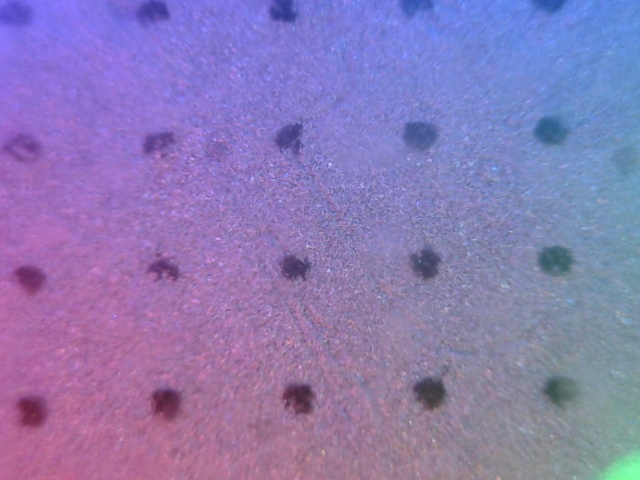
#> input picture gelsight_heightmap_reconstruction-master/python_version/test_data/ref.jpg, 640 x 480 px
$ python -i test_poisson.py   (imports and definitions only)
#> lines starting #> are read from the running program, lines starting #| are printed output that depends on the picture; after the words box and inside, x2 and y2 are one past the last pixel; in counts of white or black regions, pixels touching at a corner belong together
#> further down, picture is the input picture: shape (480, 640, 3); mean B, G, R 180.7, 123, 139.8
import numpy as np
from scipy.io import loadmat
from mpl_toolkits.mplot3d import Axes3D
from matplotlib import cm
from matplotlib.ticker import LinearLocator, FormatStrFormatter
from fast_poisson import fast_poisson
import cv2
import matplotlib.pyplot as plt
#from fast_poisson import poisson_reconstruct.
from calibration import calibration
import time
import pdb
import matplotlib.pyplot as plt
from mpl_toolkits.mplot3d import Axes3D

# [65 lines left out: functions matching, matching_v2, show_depth, contact_detection, not called in this run]

def marker_detection(raw_image_blur):
    m, n = raw_image_blur.shape[1], raw_image_blur.shape[0]
#> m = 640; n = 480
    raw_image_blur = cv2.pyrDown(raw_image_blur).astype(np.float32)
    ref_blur = cv2.GaussianBlur(raw_image_blur, (25, 25), 0)
    diff = ref_blur - raw_image_blur
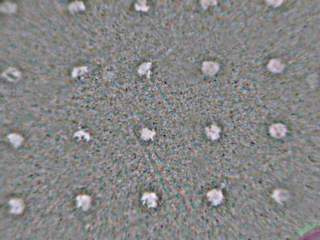
#> diff: shape (240, 320, 3) float32; mean of channels 0, 1, 2 0, 0, 0; drawn with min black and max white
    diff *= 16.0
    # cv2.imshow('blur2', blur.astype(np.uint8))
    # cv2.waitKey(1)
    diff[diff < 0.] = 0.
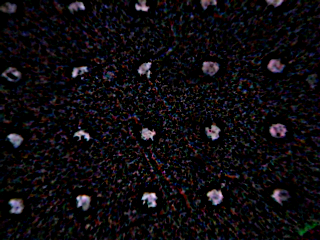
#> diff: shape (240, 320, 3) float32; mean of channels 0, 1, 2 38.8, 30.1, 36.4; drawn with min black and max white
    diff[diff > 255.] = 255.
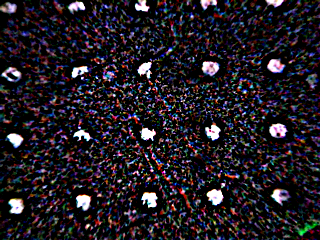
#> diff: shape (240, 320, 3) float32; 2.71% of pixels changed, all inside (x1, y1, x2, y2) = (3, 0, 313, 234); drawn as B, G, R

    # [5 lines of commented-out code are left out]
    mask_b = diff[:, :, 0] > 150
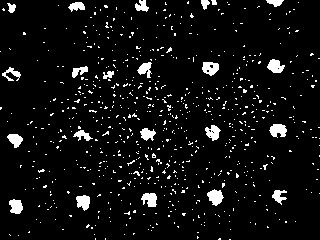
#> mask_b: shape (240, 320) bool; 6.1% white; 709 white regions (687 under 20 px), largest, box (x1, y1, x2, y2) and area: (207, 189, 224, 206) 183, (269, 124, 287, 138) 177, (202, 62, 219, 76) 169
    mask_g = diff[:, :, 1] > 150
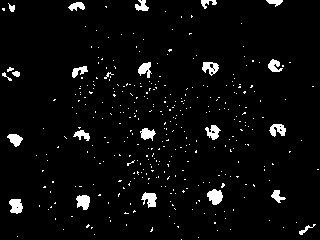
#> mask_g: shape (240, 320) bool; 4% white; 358 white regions (334 under 20 px), largest, box (x1, y1, x2, y2) and area: (207, 189, 223, 205) 178, (9, 199, 23, 214) 159, (141, 192, 157, 208) 158
    mask_r = diff[:, :, 2] > 150
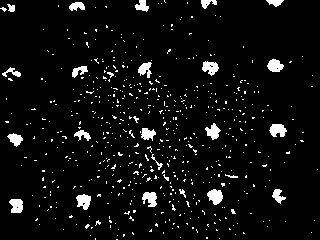
#> mask_r: shape (240, 320) bool; 5.5% white; 571 white regions (547 under 20 px), largest, box (x1, y1, x2, y2) and area: (207, 189, 223, 205) 175, (269, 124, 287, 137) 169, (76, 194, 91, 210) 163
    mask = (mask_b*mask_g + mask_b*mask_r + mask_g*mask_r)>0
#> mask: shape (240, 320) bool; 4.4% white; 452 white regions (431 under 20 px), largest, box (x1, y1, x2, y2) and area: (207, 189, 223, 205) 177, (269, 124, 287, 137) 166, (141, 192, 157, 207) 161
    # cv2.imshow('mask', mask.astype(np.uint8) * 255)
    # cv2.waitKey(1)
    mask = cv2.resize(mask.astype(np.uint8), (m, n))
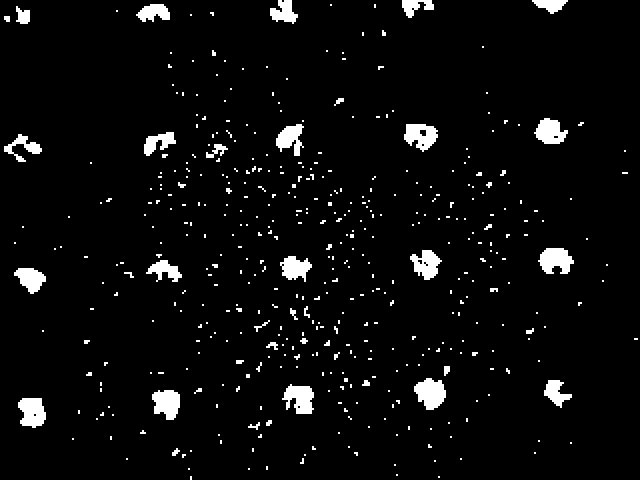
#> mask: shape (480, 640); values 0 (black) and 1 (white), 4.4% white; 452 white regions (394 under 20 px), largest, box (x1, y1, x2, y2) and area: (414, 378, 446, 410) 708, (538, 248, 574, 274) 664, (282, 384, 314, 414) 644
    return mask

# [6 lines left out: function make_kernal, not called in this run]
#

# [62 lines not run here, left out]
   # [5 lines of commented-out code are left out]


>>> import cv2
>>> picture = cv2.imread('test_data/ref.jpg')
>>> result = marker_detection(picture)

$ run again, on gelsight_heightmap_reconstruction-master/python_version/test_data/sample_3.jpg
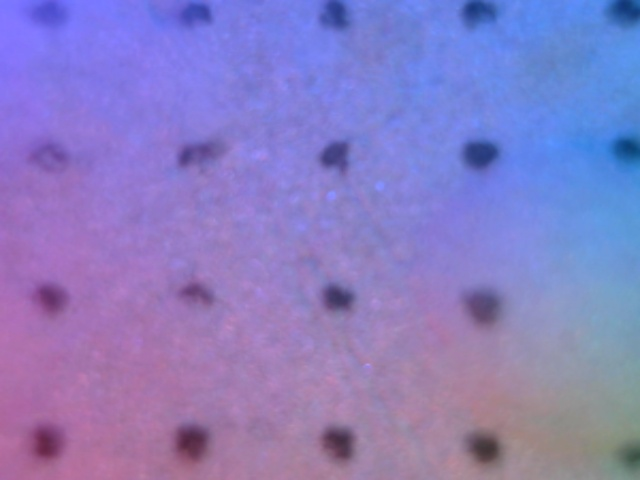
#> input picture gelsight_heightmap_reconstruction-master/python_version/test_data/sample_3.jpg, 640 x 480 px
#> picture is the input picture: shape (480, 640, 3); mean B, G, R 195, 125.4, 137
#> in marker_detection, `diff[diff > 255.] = 255.`:
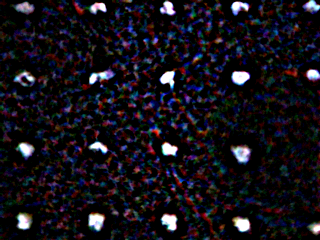
#> diff: shape (240, 320, 3) float32; mean of channels 0, 1, 2 25.2, 17.9, 21.1; drawn as B, G, R
#> mask_b: shape (240, 320) bool; 3.6% white; 80 white regions (61 under 20 px), largest, box (x1, y1, x2, y2) and area: (232, 71, 250, 85) 190, (232, 147, 250, 163) 186, (89, 215, 104, 231) 180
#> mask_g: shape (240, 320) bool; 2.8% white; 25 white regions (7 under 20 px), largest, box (x1, y1, x2, y2) and area: (89, 214, 104, 230) 173, (161, 215, 177, 230) 168, (232, 72, 249, 85) 163
#> mask_r: shape (240, 320) bool; 2.9% white; 37 white regions (16 under 20 px), largest, box (x1, y1, x2, y2) and area: (89, 214, 104, 230) 174, (162, 214, 177, 230) 164, (232, 71, 249, 84) 163
#> in marker_detection, `mask = cv2.resize(mask.astype(np.uint8), (m, n))`:
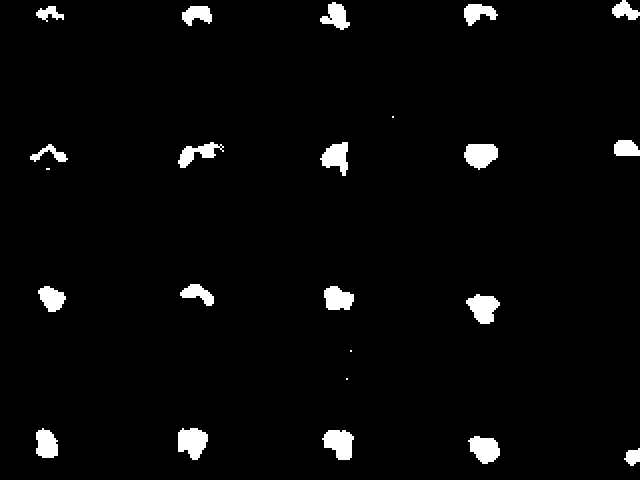
#> mask: shape (480, 640); values 0 (black) and 1 (white), 3% white; 23 white regions (4 under 20 px), largest, box (x1, y1, x2, y2) and area: (178, 428, 208, 460) 700, (322, 430, 354, 460) 676, (464, 144, 498, 170) 664

$ run again, on gelsight_heightmap_reconstruction-master/python_version/test_data/sample_4.jpg
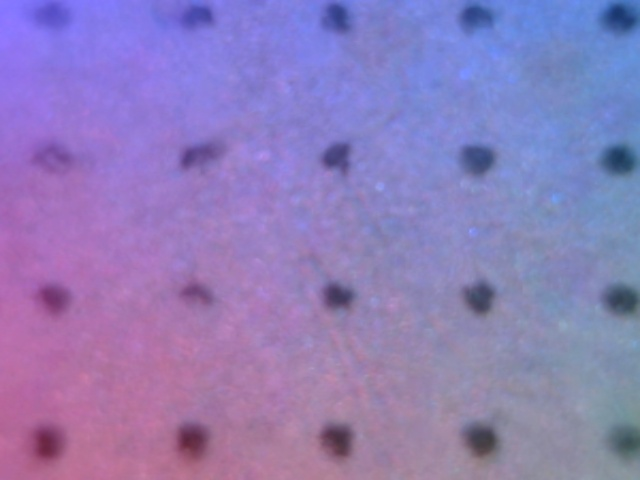
#> input picture gelsight_heightmap_reconstruction-master/python_version/test_data/sample_4.jpg, 640 x 480 px
#> picture is the input picture: shape (480, 640, 3); mean B, G, R 186.4, 125.3, 143.3
#> in marker_detection, `diff[diff > 255.] = 255.`:
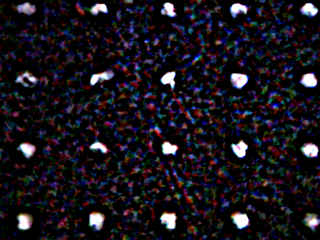
#> diff: shape (240, 320, 3) float32; mean of channels 0, 1, 2 27.4, 20.3, 24; drawn as B, G, R
#> mask_b: shape (240, 320) bool; 4% white; 92 white regions (70 under 20 px), largest, box (x1, y1, x2, y2) and area: (231, 73, 249, 88) 191, (232, 141, 248, 158) 177, (233, 213, 249, 229) 176
#> mask_g: shape (240, 320) bool; 3.1% white; 27 white regions (7 under 20 px), largest, box (x1, y1, x2, y2) and area: (160, 213, 176, 229) 170, (232, 214, 248, 229) 169, (231, 73, 247, 88) 156
#> mask_r: shape (240, 320) bool; 3.4% white; 48 white regions (28 under 20 px), largest, box (x1, y1, x2, y2) and area: (232, 213, 249, 228) 173, (161, 213, 176, 229) 169, (232, 73, 247, 88) 162
#> in marker_detection, `mask = cv2.resize(mask.astype(np.uint8), (m, n))`:
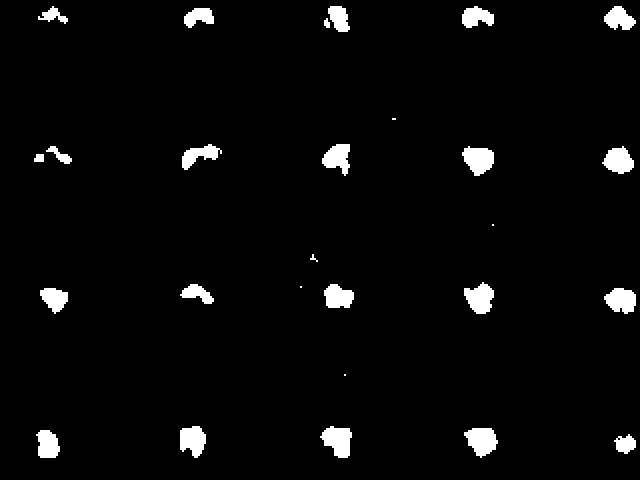
#> mask: shape (480, 640); values 0 (black) and 1 (white), 3.3% white; 27 white regions (4 under 20 px), largest, box (x1, y1, x2, y2) and area: (320, 426, 352, 458) 688, (464, 428, 498, 458) 688, (462, 146, 494, 176) 664
